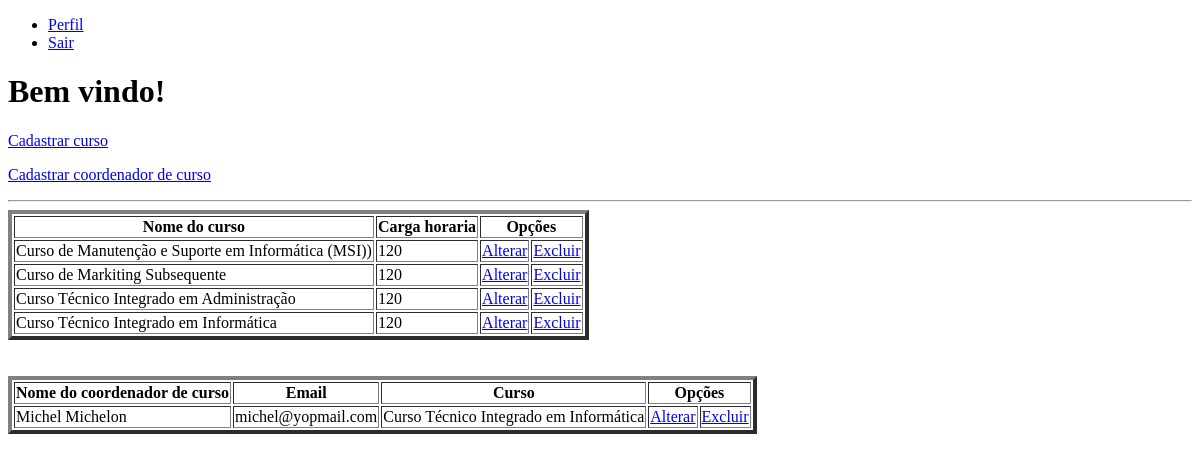
/inicialAdmin.php, run on an earlier commit of the app's database.
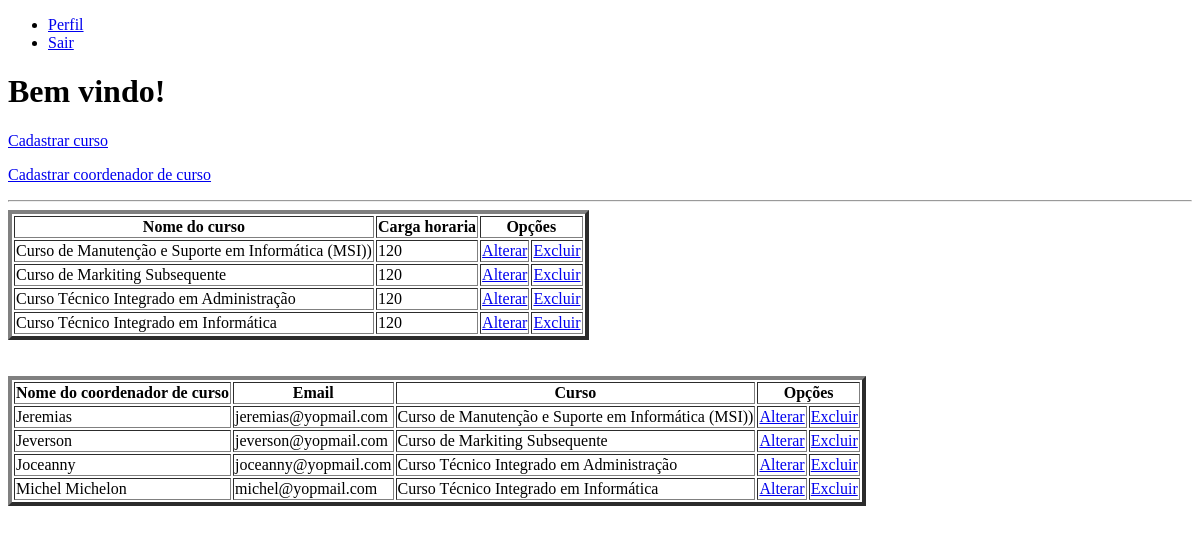
And on a later commit of the database.
### tables this page shows
CREATE TABLE IF NOT EXISTS `curso` (
  `id_curso` int NOT NULL AUTO_INCREMENT,
  `nome_curso` varchar(255) NOT NULL,
  `carga_horaria` int NOT NULL,
  PRIMARY KEY (`id_curso`)
);

CREATE TABLE IF NOT EXISTS `coordenador_curso` (
  `id_coordenador` int NOT NULL AUTO_INCREMENT,
  `nome` varchar(255) DEFAULT NULL,
  `email` varchar(255) DEFAULT NULL,
  `senha` varchar(255) DEFAULT NULL,
  `id_curso` int DEFAULT NULL,
  PRIMARY KEY (`id_coordenador`),
  KEY `fk_curso_coordenador` (`id_curso`)
);

### conecta.php (called while the page is built, shortened)
<?php
function excutarSQL($mysql, $sql)
{
    $resultado = mysqli_query($mysql, $sql);
    return $resultado;
}

### inicialAdmin.php (the view, shortened to what this page needs)
<?php
require_once "conecta.php";
$mysql = conectar();
?>
<!DOCTYPE html>
<html lang="pt-br">
<head>
</head>
<body>
    <?php require_once "boasPraticas/headerNav.php"; ?>
    <main>
        <h1>Bem vindo!</h1>
        <p><a href="crudCurso/formcadcurso.html">Cadastrar curso</a></p>
        <p><a href="crudCoordenador/formcadCoordenador.php">Cadastrar coordenador de curso</a></p>
        <hr>
        <?php
        $sql = "SELECT * FROM curso ORDER BY nome_curso ASC";
        $resultado = excutarSQL($mysql, $sql);
        if ($mysql->error) {
            die("Falha ao listar" . $mysql->error);
        } else {
            echo '<table border=4;">
            <tr>
            <th>Nome do curso</th>
            <th>Carga horaria</th>
            <th colspan=3>Opções</th>
            </tr>';
            while ($dados = mysqli_fetch_assoc($resultado)) {
                echo '<tr>';
                echo '<td>' . $dados['nome_curso'] . '</td>';
                echo '<td>' . $dados['carga_horaria'] . '</td>';
                echo '<td> <a href="crudCurso/formeditCurso.php?id=' . $dados['id_curso'] . '"> Alterar</a> </td>';
                echo '<td> <a href="crudCurso/excluirCurso?id=' . $dados['id_curso'] . '"> Excluir </a> </td>';
                echo '</tr>';
            }
            echo '</table> <br><br>';
        }
        $sql2 = "SELECT cc.id_coordenador, cc.nome, cc.email, c.nome_curso FROM coordenador_curso cc
        INNER JOIN curso c
        ON cc.id_curso = c.id_curso
        ORDER BY cc.nome ASC
        ;";
        $resultado2 = excutarSQL($mysql, $sql2);
        if ($mysql->error) {
            die("Falha ao listar" . $mysql->error);
        } else {
            echo '<table border=4;">
            <tr>
            <th>Nome do coordenador de curso</th>
            <th>Email</th>
            <th>Curso</th>
            <th colspan=3>Opções</th>
            </tr>';
            while ($dados2 = mysqli_fetch_assoc($resultado2)) {
                echo '<tr>';
                echo '<td>' . $dados2['nome'] . '</td>';
                echo '<td>' . $dados2['email'] . '</td>';
                echo '<td>' . $dados2['nome_curso'] . '</td>';
                echo '<td> <a href="crudCoordenador/formeditCoordenador.php?id=' . $dados2['id_coordenador'] . '"> Alterar</a> </td>';
                echo '<td> <a href="crudCoordenador/excluirCoordenador?id=' . $dados2['id_coordenador'] . '"> Excluir </a> </td>';
                echo '</tr>';
            }
            echo '</table> <br><br>';
        }
        echo '</table> <br><br>';
        ?>
    </main>
</body>
</html>

### boasPraticas/headerNav.php
<?php
$pagina_corrente = basename($_SERVER['SCRIPT_NAME']);
if ($pagina_corrente == 'inicialAluno.php') {
    $perfil = '<li><a href="crudAluno/perfil.php">Perfil</a></li>';
    $sair = '<li><a href="logout.php">Sair</a></li>';
} else {
    if ($pagina_corrente == 'inicialCoordenador.php') {
        $perfil = '<li><a href="crudContaCo/perfil.php">Perfil</a></li>';
        $sair = '<li><a href="logout.php">Sair</a></li>';
    } else {
        if ($pagina_corrente == 'inicialAdmin.php') {
            $perfil = '<li><a href="perfil.php">Perfil</a></li>';
            $sair = '<li><a href="logout.php">Sair</a></li>';
        }
    }
}
?>
<header>
    <nav>
        <ul>
            <?php echo $perfil ?>
            <?php echo $sair ?>
        </ul>
    </nav>
</header>

What changed in the data, as far as the page shows it:
added coordenador_curso: nome "Jeremias", email "jeremias@yopmail.com", id_curso.nome_curso "Curso de Manutenção e Suporte em Informática (MSI))"
added coordenador_curso: nome "Jeverson", email "jeverson@yopmail.com", id_curso.nome_curso "Curso de Markiting Subsequente"
added coordenador_curso: nome "Joceanny", email "joceanny@yopmail.com", id_curso.nome_curso "Curso Técnico Integrado em Administração"
